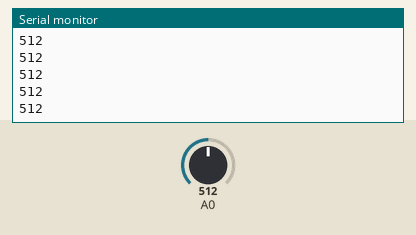
Bench run of a sketch on a simulated Arduino Uno, built with avr-gcc and run on an emulated ATmega328P. On the bench: the last lines printed to the serial monitor. Inputs (shaded band) come from the test bench; at power-on: A0 = 512.

Above: at 1.2 s.
1.3 s: A0 set to 716
At 2.4 s:
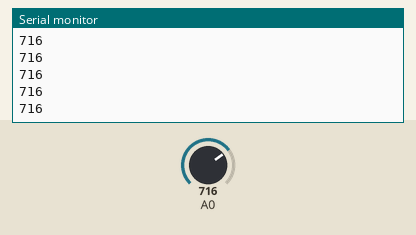
2.8 s: A0 set to 900
At 3.9 s:
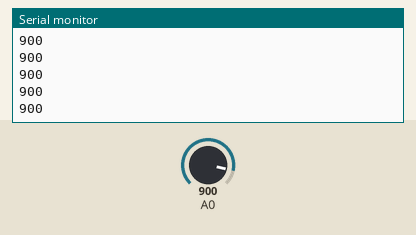
Timing chart, 0 to 5.7 s (numbered marks = the images above; inputs shaded):
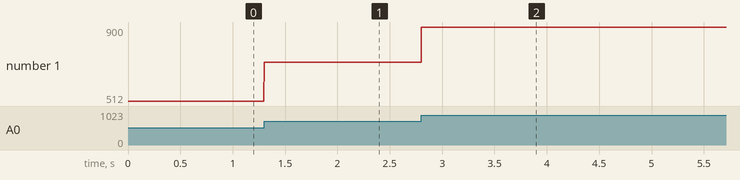

The sketch:

CAPTURA.ino
```cpp
void setup() {
    Serial.begin(115200); // Configura la velocidad de baudios
}

void loop() {
    // Lee el valor del sensor directamente sin promediar
    int valorECG = analogRead(A0);

    // Envía el valor directamente al puerto serie para graficarlo
    Serial.println(valorECG);

    // Espera para ajustar la frecuencia de muestreo a 500 Hz (2 ms)
    delay(2); // Espera 2 ms entre lecturas
}
```

Measured:
- after the input at 1.3 s, the serial monitor: prints a new line at once (image 1)
- after the input at 2.8 s, the serial monitor: prints a new line at once (image 2)
- plotted number 1: 512 → 716 after the input at 1.3 s, 716 → 900 after the input at 2.8 s
